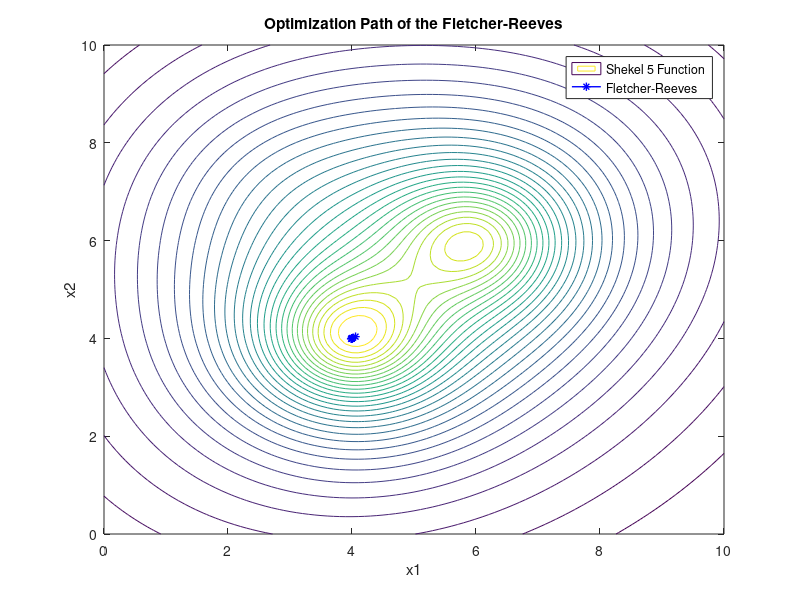

Write the MATLAB code that produced this figure.
function plot_algorithm_path()
    a = [4, 1, 8, 6, 3; 
         4, 1, 8, 6, 7; 
         4, 1, 8, 6, 3; 
         4, 1, 8, 6, 7];
    c = [0.1; 0.2; 0.2; 0.4; 0.4];

    % lower_bound = 0;
    % upper_bound = 10;
    % x0 = lower_bound + (upper_bound - lower_bound) * rand(4, 1);
    % x0 = [3.954450; 4.041713; 3.947645; 4.043338];
    % x0 = [3.950592; 4.064731; 4.045430; 4.014870];
    x0 = [4.057161; 4.036067; 3.940584; 4.058438];

    %[x_nr, path_nr] = newton_raphson(x0,a,c);
    %[x_hs, path_hs] = hestenes_stiefel(x0, a, c);
    %[x_pr, path_pr] = polak_ribiere(x0, a, c);
    [x_fr, path_fr] = fletcher_reeves(x0,a,c);

    [X, Y] = meshgrid(0:0.1:10, 0:0.1:10);
    Z = zeros(size(X));
    for i = 1:size(X, 1)
        for j = 1:size(X, 2)
            Z(i, j) = -shekel5([X(i, j); Y(i, j); 5; 5], a, c);
        end
    end
    
    figure;
    contour(X, Y, Z, 30);
    hold on;
    %plot(path_nr(1,:), path_nr(2,:), 'g-*', 'LineWidth', 1);
    %plot(path_hs(1,:), path_hs(2,:), 'b-*', 'LineWidth', 1);
    %plot(path_pr(1,:), path_pr(2,:), 'b-*', 'LineWidth', 1);
    plot(path_fr(1,:), path_fr(2,:), 'b-*', 'LineWidth', 1);
    xlabel('x1');
    ylabel('x2');
    title('Optimization Path of the Fletcher-Reeves');
    legend('Shekel 5 Function', 'Fletcher-Reeves', 'Location', 'best');
    hold off;
end

function [x, path] = newton_raphson(x0, a, c)
    tol = 10^(-4);
    max_iter = 100;

    x = x0;
    path = x;
    fprintf("initial: [%f, %f, %f, %f]\n", x(1), x(2), x(3), x(4))
    tic;
    for iter = 1:max_iter
        [f_val, grad, hess] = shekel5_and_gradient(x, a, c);
        % f_val = -f_val;
        dx = -hess \ grad;
        x = x + dx;
        
        x = max(0, min(10, x));
        path = [path, x];
        
        fprintf("iter: %d\n", iter);
        fprintf("x*: [%f, %f, %f, %f]\n",x(1), x(2), x(3), x(4));
        fprintf("f(x) = %f\n", f_val);
        % Check convergence
        if norm(dx) < tol
            fprintf('Converged in %d iterations.\n', iter);
            break;
        end
        fprintf("===========\n");
    end
    
    if iter == max_iter
        fprintf('Maximum iterations reached.\n');
    end
    elapsedTime = toc;
    fprintf('Minimum found at: [%f, %f, %f, %f]\n', x(1), x(2), x(3), x(4));
    disp(['The code took ', num2str(elapsedTime), ' seconds to run.\n']);
end

function [x, path] = polak_ribiere(x0, a, c)
    tol = 1e-4;
    max_iter = 100;
    x = x0;
    path = x;
    [f_val, grad] = shekel5_and_gradient(x, a, c);
    d = -grad;
    %fprintf("x at the start: [%f, %f, %f, %f]\n", x(1), x(2), x(3), x(4));
    fprintf("initial: [%f, %f, %f, %f]\n", x(1), x(2), x(3), x(4))
    tic;
    for iter = 1:max_iter
        alpha = line_search(x, d, a, c);
        x = x + alpha * d;
        
        fprintf("iter: %d\n", iter);
        fprintf("x*: [%f, %f, %f, %f]\n",x(1), x(2), x(3), x(4));
        path = [path, x];
        [f_val_new, grad_new] = shekel5_and_gradient(x, a, c);
        beta_pr = (grad_new' * (grad_new - grad)) / (grad' * grad);
        d = -grad_new + beta_pr * d;
        grad = grad_new;
        fprintf("f(x) = %f\n", f_val_new);
        if norm(grad) < tol
            break;
        end
        fprintf("===========\n");
    end
    %fprintf("iter: %f\n", iter);
    elapsedTime = toc;
    fprintf('Minimum found at: [%f, %f, %f, %f]\n', x(1), x(2), x(3), x(4));
    disp(['The code took ', num2str(elapsedTime), ' seconds to run.']);
end

function [x, path] = hestenes_stiefel(x0, a, c)
    tol = 1e-4;
    max_iter = 100;
    x = x0;
    
    [f_val, grad] = shekel5_and_gradient(x, a, c);
    d = -grad;
    grad_old = grad;
    fprintf("initial: [%f, %f, %f, %f]\n", x(1), x(2), x(3), x(4))
    path = x;
    tic;
    for iter = 1:max_iter
        alpha = line_search(x, d, a, c);
        x = x + alpha * d;
        x = max(0, min(10, x));
        path = [path, x];
        [f_val, grad_new] = shekel5_and_gradient(x, a, c);
        
        fprintf("iter: %d\n", iter);
        fprintf("x*: [%f, %f, %f, %f]\n",x(1), x(2), x(3), x(4));
        
        delta_grad = grad_new - grad_old;
        beta_hs = (delta_grad' * grad_new) / (d' * delta_grad);
        d = -grad_new + beta_hs * d;
        
        grad_old = grad_new;
        fprintf("f(x) = %f\n", f_val);
        if norm(grad_new) < tol
            break;
        end
        fprintf("===========\n");
    end
    elapsedTime = toc;
    fprintf('Minimum found at: [%f, %f, %f, %f]\n', x(1), x(2), x(3), x(4));
    disp(['The code took ', num2str(elapsedTime), ' seconds to run.']);
end

function [x, path] = fletcher_reeves(x0, a, c)
    tol = 1e-4;
    max_iter = 100;
    x = x0;
    path = x;
    [f_val, grad] = shekel5_and_gradient(x, a, c);
    d = -grad;
    fprintf("initial: [%f, %f, %f, %f]\n", x(1), x(2), x(3), x(4))
    tic;
    for iter = 1:max_iter
        alpha = line_search(x, d, a, c);
        x = x + alpha * d;
        path = [path, x];
        [f_val, grad_new] = shekel5_and_gradient(x, a, c);
        beta_fr = (grad_new' * grad_new) / (grad' * grad);
        d = -grad_new + beta_fr * d;
        grad = grad_new;
        fprintf("iter: %d\n", iter);
        fprintf("x*: [%f, %f, %f, %f]\n", x(1), x(2), x(3), x(4));
        fprintf("f(x) = %f\n", f_val);
        if norm(grad) < tol
            break;
        end
        fprintf("===========\n");
    end
    elapsedTime = toc;
    fprintf('Minimum found at: [%f, %f, %f, %f]\n', x(1), x(2), x(3), x(4));
    disp(['The code took ', num2str(elapsedTime), ' seconds to run.']);
end

function [f_val, grad, hess] = shekel5_and_gradient(x, a, c)
    f_val = 0;
    grad = zeros(4, 1);
    hess = zeros(4, 4);
    
    for i = 1:5
        diff = x - a(:, i);
        denom = sum(diff.^2) + c(i);
        
        if denom == 0
            denom = eps;
        end
        
        f_val = f_val - 1 / denom;

        grad = grad + (2 * diff) / denom^2;

        for j = 1:4
            for k = 1:4
                if j == k
                    hess(j, k) = hess(j, k) + (2 / denom^2) - (8 * diff(j)^2 / denom^3);
                else
                    hess(j, k) = hess(j, k) - (8 * diff(j) * diff(k) / denom^3);
                end
            end
        end
    end
end

function alpha = line_search(x, d, a, c)
    alpha = 1;
    rho = 0.5;
    c1 = 1e-4;
    
    [f_val, grad] = shekel5_and_gradient(x, a, c);
    
    while true
        x_new = x + alpha * d;
        x_new = max(0, min(10, x_new));
        
        [f_val_new, ~] = shekel5_and_gradient(x_new, a, c);
        
        if f_val_new <= f_val + c1 * alpha * (grad' * d)
            break;
        end
        
        alpha = alpha * rho;
    end
end

function f_val = shekel5(x, a, c)
    f_val = 0;
    for i = 1:5
        diff = x - a(:, i);
        denom = sum(diff.^2) + c(i);
        f_val = f_val - 1 / denom;
    end
end
